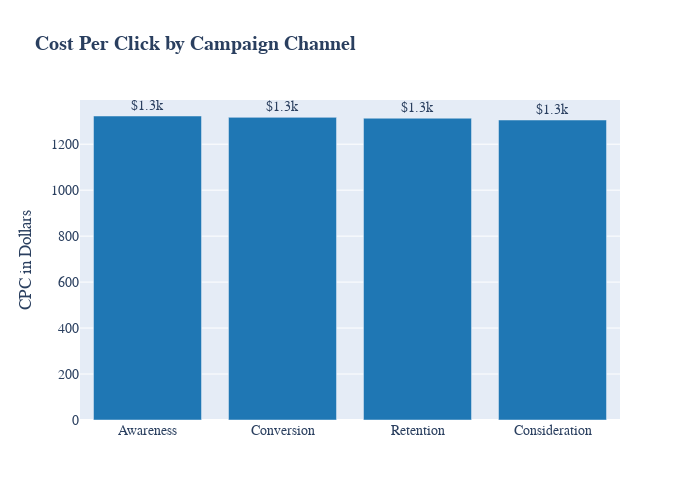

This figure's notebook cell:
### Code cell
fig = px.bar(cpc_df, x='campaigntype', y='cpc', text='cpc',
             title='<b>Cost Per Click by Campaign Channel<b>',
            color_discrete_sequence=["#1f77b4", "#1f77b4", "#1f77b4", "#1f77b4"])

fig.update_traces(texttemplate='$%{text:.2s}', textposition='outside')
fig.update_layout(yaxis_title='CPC in Dollars', xaxis_title='', height=500, width = 700, 
                  font=dict(size=14, family="Arial"))

# Save as PNG (or use .jpeg, .pdf, etc.)
fig.write_image("cpc.png", scale = 3)  
Image("cpc.png")
fig.show()

### Figure 1 — Plotly figure (JSON) as saved in the notebook; plotly's stock layout.template omitted (floating-point values rounded to 4 significant figures)
{"data": [{"hovertemplate": "campaigntype=%{x}<br>cpc=%{text}<extra></extra>", "legendgroup": "", "marker": {"color": "#1f77b4", "pattern": {"shape": ""}}, "name": "", "orientation": "v", "showlegend": false, "text": [1323.0, 1317.0, 1313.0, 1305.0], "textposition": "outside", "texttemplate": "$%{text:.2s}", "type": "bar", "x": ["Awareness", "Conversion", "Retention", "Consideration"], "xaxis": "x", "y": [1323.0, 1317.0, 1313.0, 1305.0], "yaxis": "y"}], "layout": {"barmode": "relative", "font": {"family": "Arial", "size": 14}, "height": 500, "legend": {"tracegroupgap": 0}, "title": {"text": "<b>Cost Per Click by Campaign Channel<b>"}, "width": 700, "xaxis": {"anchor": "y", "autorange": true, "domain": [0, 1], "range": [-0.5, 3.5], "title": {"text": ""}, "type": "category"}, "yaxis": {"anchor": "x", "autorange": true, "domain": [0, 1], "range": [0, 1392.0], "title": {"text": "CPC in Dollars"}, "type": "linear"}}}
